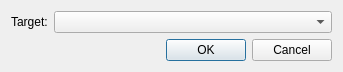
<?xml version="1.0" encoding="UTF-8"?>
<ui version="4.0">
 <class>ProjectExplorer::Internal::AddTargetDialog</class>
 <widget class="QDialog" name="ProjectExplorer::Internal::AddTargetDialog">
  <property name="geometry">
   <rect>
    <x>0</x>
    <y>0</y>
    <width>343</width>
    <height>67</height>
   </rect>
  </property>
  <property name="windowTitle">
   <string>Dialog</string>
  </property>
  <layout class="QFormLayout" name="formLayout">
   <property name="fieldGrowthPolicy">
    <enum>QFormLayout::AllNonFixedFieldsGrow</enum>
   </property>
   <item row="0" column="0">
    <widget class="QLabel" name="label">
     <property name="text">
      <string>Target:</string>
     </property>
    </widget>
   </item>
   <item row="0" column="1">
    <widget class="QComboBox" name="targetComboBox"/>
   </item>
   <item row="1" column="0" colspan="2">
    <widget class="QDialogButtonBox" name="buttonBox">
     <property name="orientation">
      <enum>Qt::Horizontal</enum>
     </property>
     <property name="standardButtons">
      <set>QDialogButtonBox::Cancel|QDialogButtonBox::Ok</set>
     </property>
    </widget>
   </item>
  </layout>
 </widget>
 <resources/>
 <connections>
  <connection>
   <sender>buttonBox</sender>
   <signal>accepted()</signal>
   <receiver>ProjectExplorer::Internal::AddTargetDialog</receiver>
   <slot>accept()</slot>
   <hints>
    <hint type="sourcelabel">
     <x>248</x>
     <y>254</y>
    </hint>
    <hint type="destinationlabel">
     <x>157</x>
     <y>274</y>
    </hint>
   </hints>
  </connection>
  <connection>
   <sender>buttonBox</sender>
   <signal>rejected()</signal>
   <receiver>ProjectExplorer::Internal::AddTargetDialog</receiver>
   <slot>reject()</slot>
   <hints>
    <hint type="sourcelabel">
     <x>316</x>
     <y>260</y>
    </hint>
    <hint type="destinationlabel">
     <x>286</x>
     <y>274</y>
    </hint>
   </hints>
  </connection>
 </connections>
</ui>
